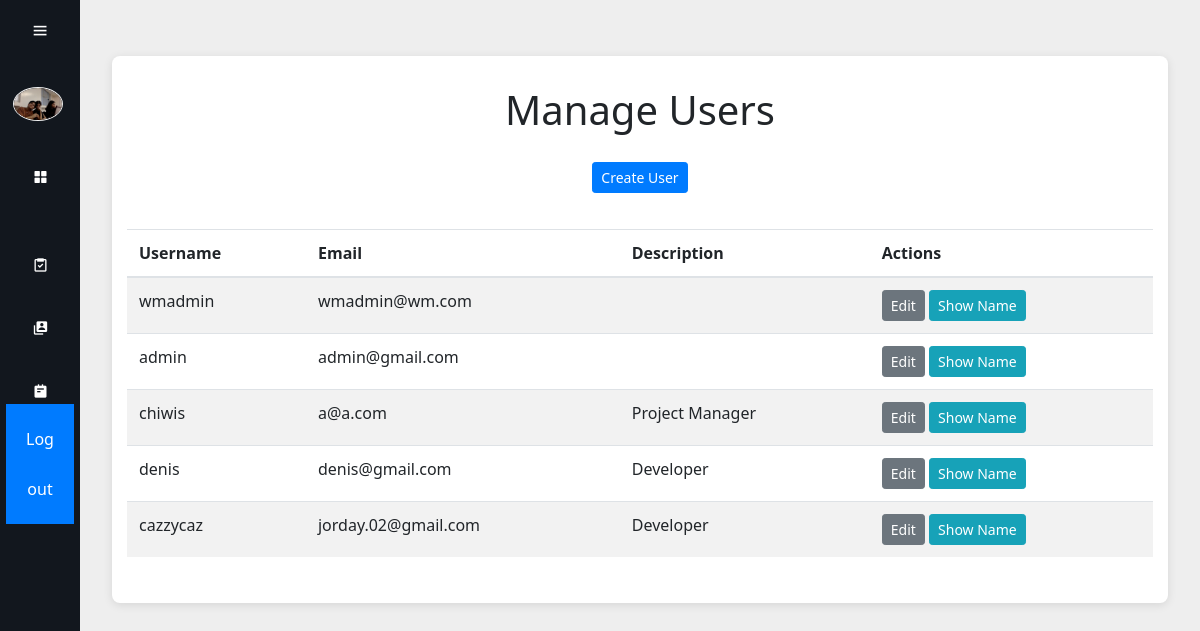
The page /gestion-usuarios/ (signed in) on the database its author committed.
### workmates/models.py (models this page shows, shortened)
class workmateUser(AbstractUser):
    Roles = {
        ("Developer", "Desarollador"),
        ("Project Manager", "Project Manager"),
        ("Other", "Otro/No listado")
    }
    email = models.EmailField(unique=True)
    description = models.CharField(max_length=20, choices=Roles)

### base/views.py (the view)
# urls.py: path("gestion-usuarios/", views.gestion_usuarios, name="gestion_usuarios"),
@login_required
@permission_required('workmates.view_workmateuser', raise_exception=True)
def gestion_usuarios(request):
    users = workmateUser.objects.all()
    return render(request, "gestion-usuarios.html", {'users': users})

### base/templates/gestion-usuarios.html (shortened to what this page needs)
{% load static %}
<html lang="en">
  <head>
    <link rel="stylesheet" href="{% static 'css/dashboard.css' %}">
    <link href="https://unpkg.com/boxicons@2.1.4/css/boxicons.min.css" rel="stylesheet">
    <link href="https://stackpath.bootstrapcdn.com/bootstrap/4.5.2/css/bootstrap.min.css" rel="stylesheet">
  </head>
  <body>
    <div class="sidebar">
      <div class="top">
        <i class="bx bx-menu" id="btn"></i>
      </div>
      <div class="user">
        <img src="{% static "user-img.jpg" %}" alt="me" class="user-img">
        <div>
        </div>
      </div>
      <ul>
        <li>
          <a href="/">
            <i class="bx bxs-grid-alt"></i>
          </a>
        </li>
        {% if perms.tasks.view_task %}
        <li>
          <a href="/gestion-tareas/">
            <i class="bx bx-task"></i>
          </a>
        </li>
        {% endif %}
        {% if perms.user.edit_user %}
        <li>
          <a href="/gestion-usuarios/">
            <i class="bx bxs-user-account"></i>
          </a>
        </li>
        {% endif %}
        <li>
          <a href="/mis-tareas/">
            <i class="bx bxs-notepad"></i>
          </a>
        </li>
        <li>
          <form method="POST" action="{% url 'base:logout' %}" class="logout-form">
            <button type="submit" aria-label="Logout">Log out</button>
          </form>
        </li>
      </ul>
    </div>
    <div class="main-content">
      <div class="container mt-4">
        <h1>Manage Users</h1>
        <form method="POST" action="{% url 'base:crear-usuario' %}">
          <button type="submit" class="btn btn-primary btn-sm mb-3">Create User</button>
        </form>
        <div class="table-responsive">
          <table class="table table-striped table-hover">
            <thead>
              <tr>
                <th>Username</th>
                <th>Email</th>
                <th>Description</th>
                <th>Actions</th>
              </tr>
            </thead>
            <tbody>
              {% for user in users %}
              <tr>
                <td>{{ user.username }}</td>
                <td>{{ user.email }}</td>
                <td>{{ user.description }}</td>
                <td>
                  <a href="{% url 'base:editar-usuario' user.id %}" class="btn btn-secondary btn-sm">Edit</a>
                  <button class="btn btn-info btn-sm" onclick="toggleName('namehidden-{{ user.id }}')">Show Name</button>
                </td>
              </tr>
              {% empty %}
              <tr>
                <td colspan="4">No users found.</td>
              </tr>
              {% endfor %}
            </tbody>
          </table>
        </div>
      </div>
    </div>
  </body>
</html>

### base/static/css/dashboard.css (style rules this page uses)
* { margin: 0; padding: 0; box-sizing: border-box; font-family: 'Segoe UI', Tahoma, Geneva, Verdana, sans-serif; }
.user-img { width: 50px; border-radius: 100%; border: 1px solid #eee; }
.sidebar { position: absolute; top: 0; left: 0; height: 100vh; width: 80px; background-color: #12171e; padding: 0.4rem 0.8rem; transition: all 0.5s ease; }
.sidebar #btn { position: absolute; color: #fff; top: .4rem; left: 50%; font-size: 1.2rem; line-height: 50px; transform: translateX(-50%); cursor: pointer; }
.user { display: flex; align-items: center; margin: 1rem 0; }
.sidebar ul li { position: relative; list-style-type: none; height: 50px; width: 90%; margin: 0.8rem auto; line-height: 50px; }
.sidebar ul li a { color: #fff; display: flex; align-items: center; text-decoration: none; border-radius: 0.8rem; }
.sidebar ul li a i { min-width: 50px; text-align: center; height: 50px; border-radius: 12px; line-height: 50px; }
.main-content { position: relative; background-color: #eee; min-height: 100vh; top: 0; left: 80px; transition: all 0.5s ease; width: calc(100% - 80px); padding: 2rem; display: flex; justify-content: center; align-items: flex-start; }
.container { display: grid; gap: 20px; /grid-template-columns: repeat(auto-fill, minmax(300px, 1fr)); / Responsive two-column layout */ max-width: 1200px; width: 200%; background-color: #fff; padding: 30px; border-radius: 8px; box-shadow: 0 2px 10px rgba(0, 0, 0, 0.1); }
h1 { grid-column: 1 / -1; font-size: 1.8rem; margin-bottom: 20px; text-align: center; }
form { grid-column: 1 / -1; display: flex; flex-direction: column; gap: 15px; }
button { align-self: center; padding: 10px 20px; background-color: #007bff; color: #fff; border: none; border-radius: 4px; cursor: pointer; }
a { text-align: center; color: #007bff; text-decoration: none; font-weight: 500; }

### rows shown on the page
workmateUser: username "wmadmin", email "wmadmin@wm.com"
workmateUser: username "admin", email "admin@gmail.com"
workmateUser: username "chiwis", email "a@a.com", description "Project Manager"
workmateUser: username "denis", email "denis@gmail.com", description "Developer"
workmateUser: username "cazzycaz", email "jorday.02@gmail.com", description "Developer"
